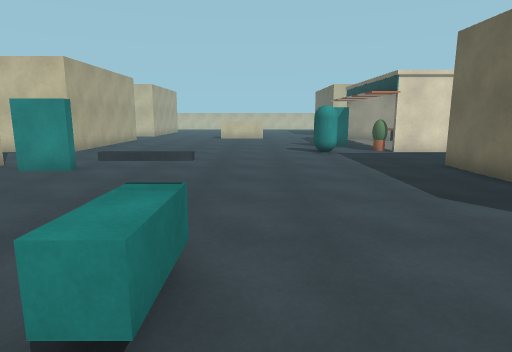
[1] (above)

19 first-person views from a walk through a 3-D level made in the Unity game engine. The camera is 1.5 m above the floor, tilts 10° down and sees 75° across. The floor is counted in squares, 1 m on a side. Each view is taken from the middle of a square. On the plan, view 1 faces up. The plan holds only what a view shows up to about 15 squares ahead; the rest is blank. The place goes on beyond the plan. The player is left out.

[2]
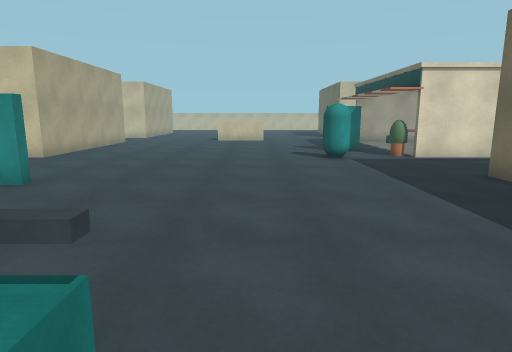

[3]
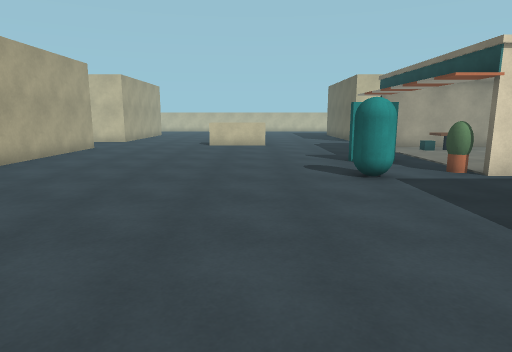

[4]
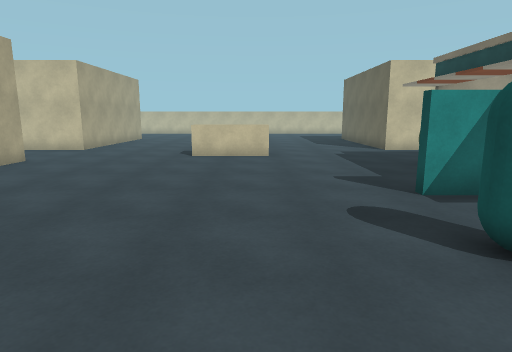

[5]
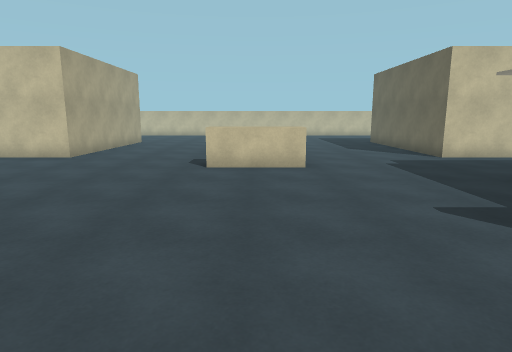

[6]
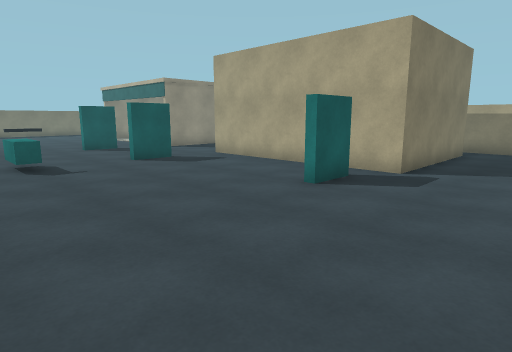

[7]
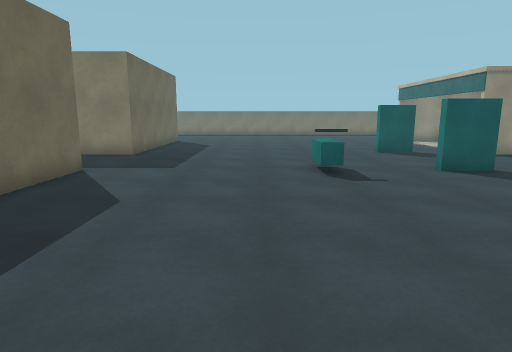

[8]
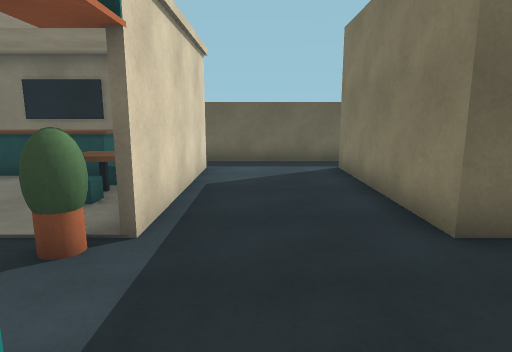

[9]
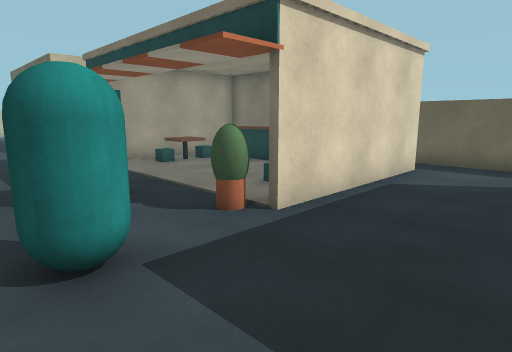

[10]
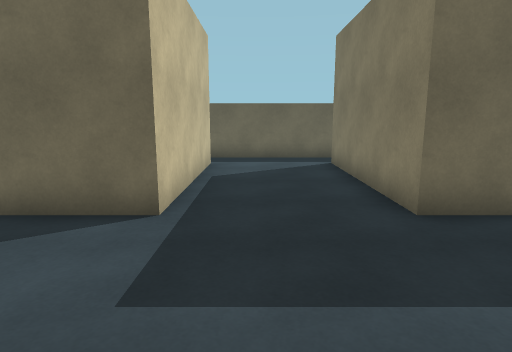

[11]
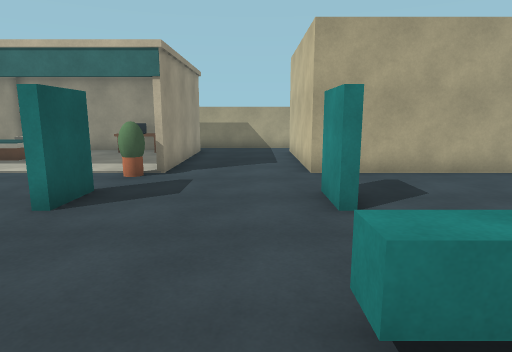

[12]
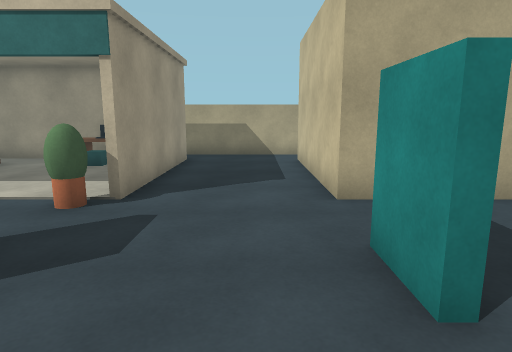

[13]
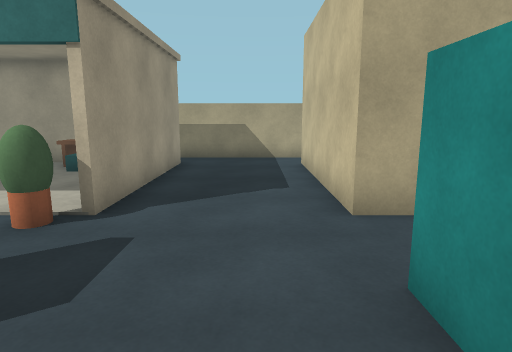

[14]
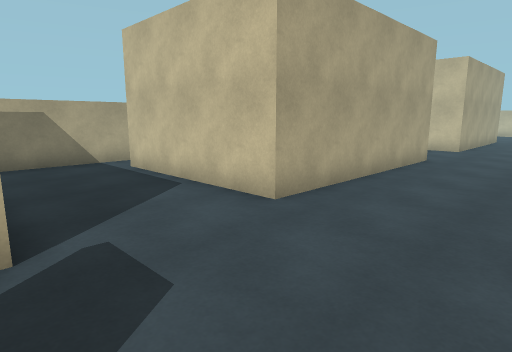

[15]
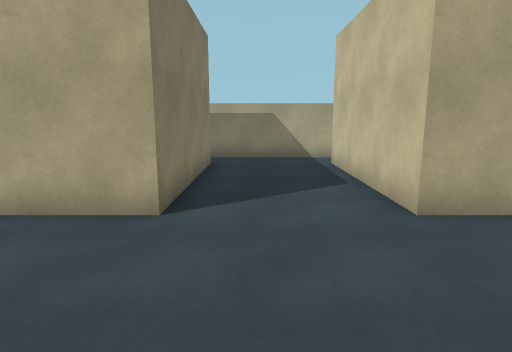

[16]
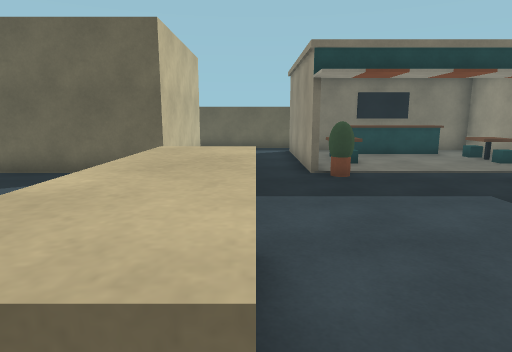

[17]
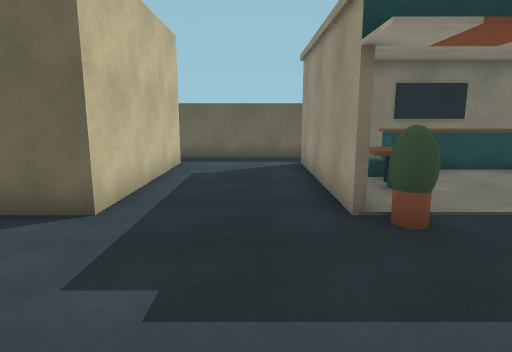

[18]
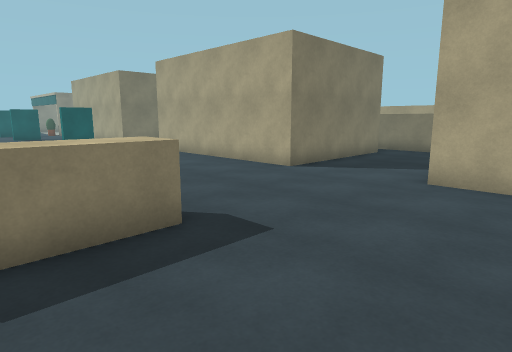

[19]
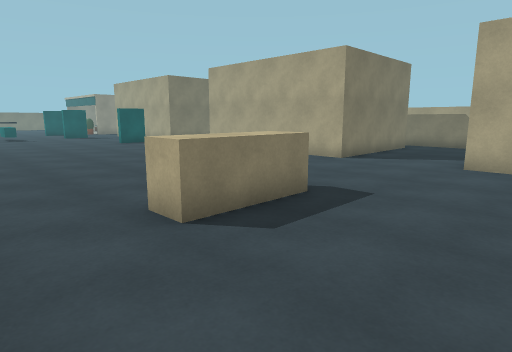

### Floor plan
Points are (right, up) in squares from view 1. A wall is a line through its corners. A room is listed if a view was taken in it or the views show most of it. See-through windows are left out.
Room 1 (views 1, 2, 3, 4, 5, 6, 7, 8, 9, 10, 11, 12, 13, 14, 15, 16, 17, 18, 19)
walls: (-6.9, 9.7) (-5.2, 9.7) (-5.2, 9.3) (-6.8, 9.3); (4.9, 17.3) (3.3, 17.3) (3.3, 17.8); (6, 7.6) (6, 10.5) (12, 10.5); (9.1, 14.7) (11.8, 14.7) (11.8, 22.3) (6.9, 22.3); (-5.9, 2.7) (-4.3, 2.7) (-4.3, 2.4) (-5.8, 2.4); (6, 22.5) (12, 22.5); (-2.6, 25) (0.5, 25) (0.5, 24) (-2.5, 24) (-2.5, 24.5); (10.9, 16.7) (10.2, 16.7) (10.2, 20.2) (11, 20.2); (12.1, 14.5) (6, 14.5); (-14, 10.5) (-8, 10.5) (-8, 2.4) (-14, 2.4); (-15.5, 15.2) (-15.5, 10.1); (13.5, 10) (13.5, 15.1); (-5.9, -2.3) (-4.3, -2.3) (-4.3, -2.8); (-14.1, 22.5) (-8, 22.5) (-8, 14.5) (-14, 14.5); (12, 2.4) (6, 2.4) (6, 5.6); (13.5, 22.2) (13.5, 26.9); (-8, 29.2) (-8, 26.5) (-14, 26.5); (6, -3.2) (6, -1.5) (12, -1.5); (-15.5, 2.8) (-15.5, -1.9); (12, 26.5) (6, 26.5) (6, 29.5); (-14, -1.5) (-8, -1.5); (-15.5, 26.9) (-15.5, 22.2); (13.5, -1.9) (13.5, 2.8)
ways out: opening at (-6.5, -2); gap at (-5, -3)
objects: other object (-1, 2) to (-1, 3); other object (3, 14) to (3, 15)

Where each view was taken, in squares from view 1:
view 1: 0 up, 0 right, facing up
view 2: 2 up, 0 right, facing up
view 3: 6 up, 0 right, facing up
view 4: 11 up, 0 right, facing up
view 5: 14 up, 1 left, facing up
view 6: 14 up, 1 right, facing down-left
view 7: 12 up, 1 right, facing down
view 8: 13 up, 2 right, facing right
view 9: 11 up, 2 right, facing up-right
view 10: 1 up, 1 right, facing right
view 11: 1 up, 1 right, facing left
view 12: 1 up, 2 left, facing left
view 13: 1 up, 3 left, facing left
view 14: 10 up, 4 left, facing up-left
view 15: 24 up, 3 left, facing left
view 16: 24 up, 3 left, facing right
view 17: 24 up, 1 right, facing right
view 18: 29 up, 0 right, facing down-left
view 19: 29 up, 3 right, facing down-left
